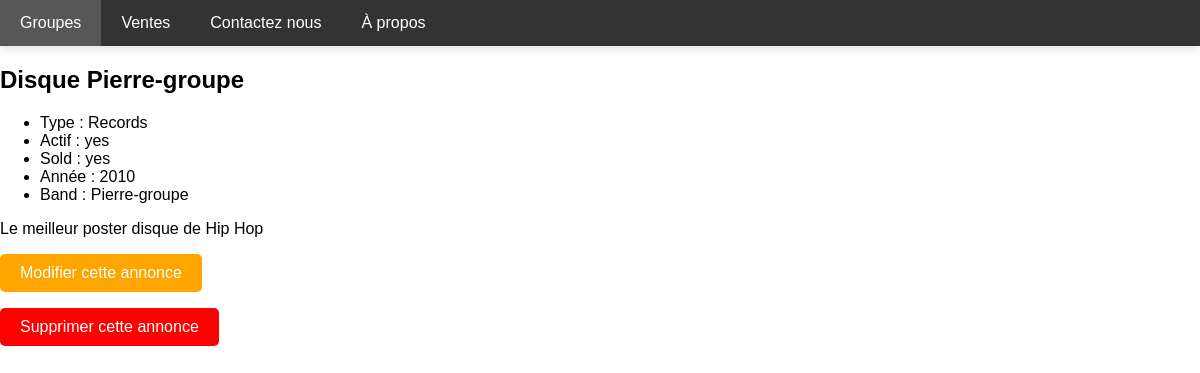
The page /listings/5/ on the database its author committed.
### listings/models.py (models this page shows)
class Listing(models.Model):
    class Type(models.TextChoices):
        RECORDS = 'RC'
        CLOTHING = 'CL'
        POSTERS = 'PS'
        MISCELLANEOUS = 'MS'
    type = models.CharField(choices=Type.choices, max_length=5)
    title = models.CharField(max_length=100)
    description = models.CharField(max_length=500)
    sold = models.BooleanField(default=False)
    year = models.IntegerField(blank=True, null=True)
    band = models.ForeignKey(Band, null=True, on_delete=models.SET_NULL)

class Band(models.Model):
    class Genre(models.TextChoices):
        HIP_HOP = 'HH'
        SYNTH_POP = 'SP'
        ALTERNATIVE_ROCK = 'AR'
    genre = models.CharField(choices=Genre.choices, max_length=5)
    name = models.CharField(max_length=100)
    biography = models.CharField(max_length=1000)
    year_formed = models.fields.IntegerField(null=True, blank=True, default=0,
        validators=[MinValueValidator(1900), MaxValueValidator(2021)]
    )
    active = models.BooleanField(default=True)
    official_homepage = models.URLField(null=True, blank=True)
    def __str__(self):
        return f'{self.name}'

### listings/views.py (the view)
# urls.py: path('listings/<int:id>/', views.listing_detail, name='listing_detail'),
def listing_detail(request, id):
    listing = get_object_or_404(Listing, id=id)
    return render(request, 'listings/listing_detail.html', {'listing': listing})

### listings/templates/listings/listing_detail.html
{% extends 'listings/base.html' %}
{% block content %}
<h2>{{ listing.title }}</h2>
<ul>
    <li>Type : {{ listing.get_type_display }}</li>
    <li>Actif : {{ listing.band.active|yesno }}</li>
    <li>Sold : {{ listing.sold|yesno }}</li>
    <li>Année : {{ listing.year }}</li>
    <li>Band : {{ listing.band }}</li>
</ul>
<p>{{ listing.description }}</p>
<form action="{% url 'listing_update' listing.id %}">
    <input class="styled_2" type="submit" value="Modifier cette annonce">
</form>
<form action="{% url 'listing_delete' listing.id %}">
    <input class="styled_3" type="submit" value="Supprimer cette annonce">
</form>
{% endblock %}

### listings/static/listings/styles.css (style rules this page uses)
body { font-family: Arial, sans-serif; margin: 0; padding: 0; }
.styled_2 { background-color: orange; color: white; padding: 10px 20px; font-size: 16px; border: none; border-radius: 5px; cursor: pointer; }
.styled_3 { background-color: red; color: white; padding: 10px 20px; font-size: 16px; border: none; border-radius: 5px; cursor: pointer; }

### rows shown on the page
Listing: title "Disque Pierre-groupe", type "Records", band.active "yes", sold "yes", year "2010", band "Pierre-groupe", description "Le meilleur poster disque de Hip Hop"
